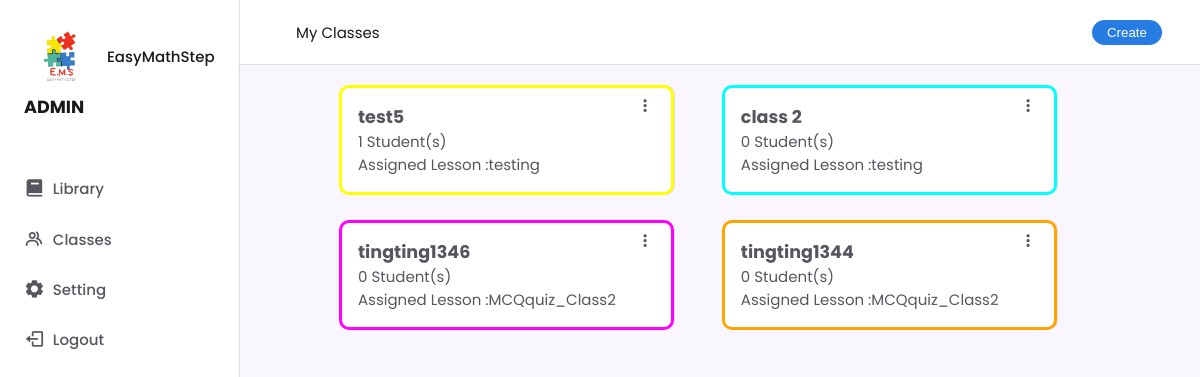
The app's page /classes_page.php (signed in), older data.
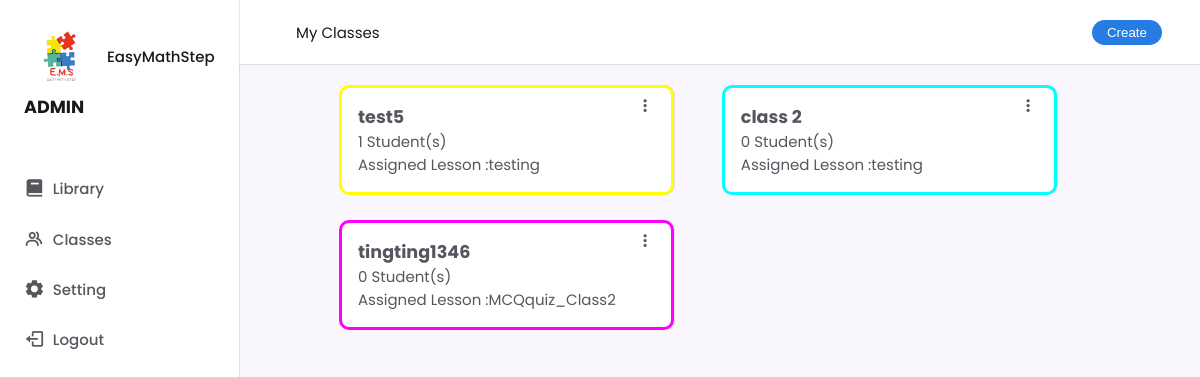
The same page, newer data.
### tables this page shows
CREATE TABLE `class` (
  `class_id` int(11) NOT NULL,
  `class_name` varchar(255) DEFAULT NULL,
  `student_amount` int(11) DEFAULT NULL,
  `teacher_email` varchar(255) DEFAULT NULL,
  `color_id` int(11) DEFAULT NULL
);

### Teacher_loginValidate.php (called while the page is built, shortened)
<?php
$user_email = $_COOKIE['user_email'];
?>

### classes_page.php (the view, shortened to what this page needs)
<!DOCTYPE html>
<html lang="en">
<head>
    <link rel="stylesheet" href="Css_folder/teacher_base.css">
    <link rel="stylesheet" href="Css_folder/class_page.css">
      <link rel="stylesheet"href="https://cdn.jsdelivr.net/npm/boxicons@latest/css/boxicons.min.css">
      <link rel="stylesheet" href="https://cdnjs.cloudflare.com/ajax/libs/font-awesome/5.15.4/css/all.min.css" />
</head>
<body>
    <?php
    include('teacher_base.php');
    $sql = "SELECT
            c.class_id,
            c.class_name,
            c.student_amount,
            c.color_id,
            color.hex_code,
            GROUP_CONCAT(l.lesson_name SEPARATOR ', ') AS assigned_lessons
        FROM
            class c
        JOIN
            color ON c.color_id = color.color_id
        LEFT JOIN
            assigned a ON c.class_id = a.class_id
        LEFT JOIN
            lesson l ON a.lesson_id = l.lesson_id
        WHERE
            c.teacher_email = '$user_email'
        GROUP BY
            c.class_id";
    $class = $conn->query($sql);
    ?>
    <div class="cardcontent">
        <?php
        if ($class->num_rows > 0) {
            while($row = $class->fetch_assoc()) {
                $class_id_fetch = $row["class_id"];
                $assigned_lessons = !empty($row["assigned_lessons"]) ? htmlspecialchars($row["assigned_lessons"]) : "No lessons assigned yet.";
                echo '<div onclick="classCookie(' . $class_id_fetch . ', 30); window.location.href=\'Class-Detail.php\';" class="class-card" style="border: solid ' . $row["hex_code"] . ';" data-class-id="' . $row["class_id"] . '">';
                echo    '<h3>' . htmlspecialchars($row["class_name"]) . '</h3>';
                echo    '<i class="bx bx-dots-vertical-rounded class-more"></i>';
                echo    '<a>' . htmlspecialchars($row["student_amount"]) . ' Student(s)</a></br>';
                echo    '<a> Assigned Lesson :' . htmlspecialchars($assigned_lessons) . '</a>';
                echo '</div>';
            }
        } else {
            echo "No classes found.";
        }
        ?>
    </div>
</body>
</html>

Row changes from the older to the newer data that the page shows:
removed class: class_name "tingting1344", student_amount "0", assigned_lessons "MCQquiz_Class2"
